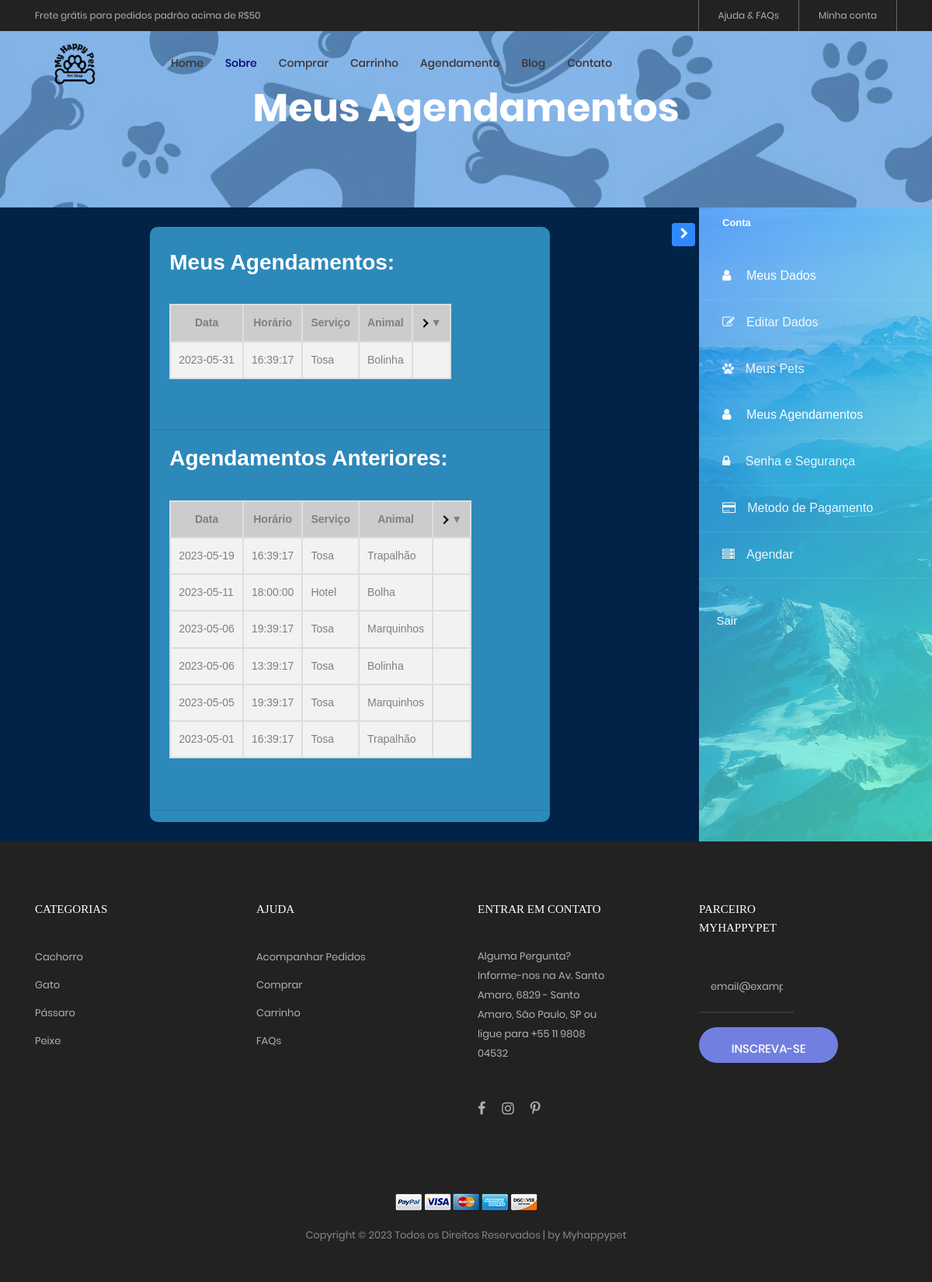
The app's page /meus_agendamentos.php (signed in) with its own data.
### tables this page shows
CREATE TABLE `agendamento` (
  `idAgendamento` int(10) NOT NULL,
  `id_cliente` int(10) DEFAULT NULL,
  `id_animal` int(10) DEFAULT NULL,
  `id_horario` int(10) DEFAULT NULL
);

CREATE TABLE `horarios_disponiveis` (
  `idHorario` int(10) NOT NULL,
  `id_funcionario` int(10) DEFAULT NULL,
  `data` date DEFAULT NULL,
  `horario` time DEFAULT NULL,
  `reservado` tinyint(1) DEFAULT NULL,
  `servico` varchar(50) DEFAULT NULL
);

CREATE TABLE `cadastro_pet` (
  `idPet` int(10) NOT NULL,
  `id_cliente` int(10) DEFAULT NULL,
  `nome_pet` varchar(50) DEFAULT NULL,
  `raca` varchar(20) DEFAULT NULL,
  `sexo_pet` varchar(50) DEFAULT NULL,
  `cor_pet` varchar(20) DEFAULT NULL,
  `data_nasc_pet` date DEFAULT NULL,
  `peso_pet` float(4,2) DEFAULT NULL,
  `data_cad_pet` datetime DEFAULT NULL
);

### meus_agendamentos.php (the view, shortened to what this page needs)
<?php
include_once('php/conexao.php');
?>
<?php
$id = $_SESSION['idCliente'];
?>
<!DOCTYPE html>
<html lang="pt-br">
<head>
	<link rel="stylesheet" type="text/css" href="vendor/bootstrap/css/bootstrap.min.css">
	<link rel="stylesheet" type="text/css" href="fonts/font-awesome-4.7.0/css/font-awesome.min.css">
	<link rel="stylesheet" type="text/css" href="fonts/iconic/css/material-design-iconic-font.min.css">
	<link rel="stylesheet" type="text/css" href="fonts/linearicons-v1.0.0/icon-font.min.css">
	<link rel="stylesheet" type="text/css" href="vendor/animate/animate.css">
	<link rel="stylesheet" type="text/css" href="vendor/css-hamburgers/hamburgers.min.css">
	<link rel="stylesheet" type="text/css" href="vendor/animsition/css/animsition.min.css">
	<link rel="stylesheet" type="text/css" href="vendor/select2/select2.min.css">
	<link rel="stylesheet" type="text/css" href="vendor/daterangepicker/daterangepicker.css">
	<link rel="stylesheet" type="text/css" href="vendor/slick/slick.css">
	<link rel="stylesheet" type="text/css" href="vendor/MagnificPopup/magnific-popup.css">
	<link rel="stylesheet" type="text/css" href="vendor/perfect-scrollbar/perfect-scrollbar.css">
	<link rel="stylesheet" type="text/css" href="css/util.css">
	<link rel="stylesheet" type="text/css" href="css/main.css">
	<link rel="stylesheet" href="https://stackpath.bootstrapcdn.com/font-awesome/4.7.0/css/font-awesome.min.css">
	<link rel="stylesheet" href="css/joao.css">
	<link rel="stylesheet" href="assets/css/style.css">
	<link rel="stylesheet" href="https://cdnjs.cloudflare.com/ajax/libs/animate.css/4.1.1/animate.min.css" />
	<link rel="stylesheet" type="text/css" href="vendor/bootstrap/css/boot.css" />
	<link rel="stylesheet" href="./css/style.css" />
</head>
<body class="animsition">
	<header>
		<div class="container-menu-desktop">
			<div class="top-bar">
				<div class="content-topbar flex-sb-m h-full container">
					<div class="left-top-bar">
						Frete grátis para pedidos padrão acima de R$50
					</div>
					<div class="right-top-bar flex-w h-full">
						<a href="ajuda.html" class="flex-c-m trans-04 p-lr-25">
							Ajuda & FAQs
						</a>
						<a href="php/checa_login.php" class="flex-c-m trans-04 p-lr-25">
							Minha conta
						</a>
					</div>
				</div>
			</div>
			<div class="wrap-menu-desktop">
				<nav class="limiter-menu-desktop container">
					<a href="index.html" class="logo">
						<img src="images/icons/logo.png" alt="IMG-LOGO">
					</a>
					<div class="menu-desktop">
						<ul class="main-menu">
							<li>
								<a href="index.html">Home</a>
							</li>
							<li class="active-menu">
								<a href="sobre.html">Sobre</a>
							</li>
							<li>
								<a href="comprar.html">Comprar</a>
							</li>
							<li>
								<a href="carrinho.html">Carrinho</a>
							</li>
							<li>
								<a href="agendamento.php">Agendamento</a>
							</li>
							<li>
								<a href="blog.html">Blog</a>
							</li>
							<li>
								<a href="contato.html">Contato</a>
							</li>
						</ul>
					</div>
				</nav>
			</div>
		</div>
	</header>
	<section class="bg-img1 txt-center p-lr-15 p-tb-92" style="background-image: url('images/bg-01.jpg');">
		<h2 class="ltext-105 cl0 txt-center">
			Meus Agendamentos
		</h2>
	</section>
	<div class="wrapper d-flex align-items-stretch">
		<nav id="sidebar" class="order-last" class="img" style="background-image: url(images/bg_1.jpg);">
			<div class="custom-menu">
				<button type="button" id="sidebarCollapse" class="btn btn-primary">
				</button>
			</div>
			<div class="">
				<h1><a href="index.html" class="logo"><span>Conta</span></a></h1>
				<ul class="list-unstyled components mb-5">
					<li class="active">
						<a href="meus_dados.php"><span class="fa fa-user mr-3"></span> Meus Dados</a>
					</li>
					<li>
						<a href="editar_dados.php"><span class="fa fa-edit mr-3"></span>Editar Dados</a>
					</li>
					<li>
						<a href="meus_pet.php"><span class="fa fa-paw mr-3"></span>Meus Pets</a>
					</li>
          <li class="active">
						<a href="meus_agendamentos.php"><span class="fa fa-user mr-3"></span> Meus Agendamentos</a>
					</li>
					<li>
						<a href="senha_seguranca.php"><span class="fa fa-lock mr-3"></span> Senha e Segurança</a>
					</li>
					<li>
						<a href="cartao.php"><span class="fa fa-credit-card mr-3"></span>Metodo de Pagamento</a>
					</li>
					<li>
						<a href="agendamento.php"><span class="fa fa-server mr-3"></span>Agendar</a>
					</li>
				</ul>
				<div class="mb-5 px-4">
					<a href="php/proc_logout.php" class="subscribe-form">
						<h3 class="h6 mb-3">Sair</h3>
					</a>
				</div>
			</div>
		</nav><br><br><br>
		<div class="wrapper d-flex justify-content-center" style="padding: 25px">
      <?php
        $select_agendamentos = "SELECT * FROM agendamento
        INNER JOIN cliente on id_cliente = idCliente
        INNER JOIN cadastro_pet on id_animal = idPet
        INNER JOIN horarios_disponiveis on id_horario = idHorario
        WHERE idCliente = $id AND data >= CURDATE()
        ORDER BY data ASC;";
        $querry_agendamentos = mysqli_query($conn, $select_agendamentos);
        $select_agendamentos_anterior = "SELECT * FROM agendamento
        INNER JOIN cliente on id_cliente = idCliente
        INNER JOIN cadastro_pet on id_animal = idPet
        INNER JOIN horarios_disponiveis on id_horario = idHorario
        WHERE idCliente = $id AND data < CURDATE()
        ORDER BY data DESC;";
        $querry_agendamentos_anterior = mysqli_query($conn, $select_agendamentos_anterior);
        if ($querry_agendamentos -> num_rows > 0){
          echo "<div id='div' style='width: 515px !important; margin-left: 0% !important'><br>";
          echo "<h2 id= agend>Meus Agendamentos:</h2><br>";
          echo "<table class='table-responsive'>
            <thead>
              <tr class='accordion'>
                <th>Data</th>
                <th>Horário</th>
                <th>Serviço</th>
                <th>Animal</th>
                <th class='toggle-arrow'>▼</th>
              </tr>
            </thead>
          ";
          while ($row_agendamentos = mysqli_fetch_assoc($querry_agendamentos)) {
            echo('
            <tbody class="visible">
              <tr>
                <td>'. $row_agendamentos["data"] .'</td>
                <td>'. $row_agendamentos["horario"] .'</td>
                <td>'. $row_agendamentos["servico"] .'</td>
                <td>'. $row_agendamentos["nome_pet"] .'</td>
                <td></td>
              </tr>
            </tbody>
              ');
          }
          echo "</table>
          <br><br>";
          echo "<hr>";
          echo "<h2 id= agend>Agendamentos Anteriores:</h2><br>";
          echo "<table class='table-responsive'>
            <thead>
              <tr class='accordion'>
                <th>Data</th>
                <th>Horário</th>
                <th>Serviço</th>
                <th>Animal</th>
                <th class='toggle-arrow'>▼</th>
              </tr>
            </thead>
          ";
          while ($row_agendamentos_anterior = mysqli_fetch_assoc($querry_agendamentos_anterior)) {
            echo('
            <tbody class="visible">
              <tr>
                <td>'. $row_agendamentos_anterior["data"] .'</td>
                <td>'. $row_agendamentos_anterior["horario"] .'</td>
                <td>'. $row_agendamentos_anterior["servico"] .'</td>
                <td>'. $row_agendamentos_anterior["nome_pet"] .'</td>
                <td></td>
              </tr>
            </tbody>
              ');
          }
          echo "</table>
          <br><br>";
          echo "<hr>";
          echo "</div>";
        }
        else{
          echo "<h2 style='color: white;'>Nenhum agendamento encontrado.</h2>";
        }
      ?>
				</div>
			</div>
	<footer class="bg3 p-t-75 p-b-32">
		<div class="container">
			<div class="row">
				<div class="col-sm-6 col-lg-3 p-b-50">
					<h4 class="stext-301 cl0 p-b-30">
						Categorias
					</h4>
					<ul>
						<li class="p-b-10">
							<a href="#" class="stext-107 cl7 hov-cl1 trans-04">
								Cachorro
							</a>
						</li>
						<li class="p-b-10">
							<a href="#" class="stext-107 cl7 hov-cl1 trans-04">
								Gato
							</a>
						</li>
						<li class="p-b-10">
							<a href="#" class="stext-107 cl7 hov-cl1 trans-04">
								Pássaro
							</a>
						</li>
						<li class="p-b-10">
							<a href="#" class="stext-107 cl7 hov-cl1 trans-04">
								Peixe
							</a>
						</li>
					</ul>
				</div>
				<div class="col-sm-6 col-lg-3 p-b-50">
					<h4 class="stext-301 cl0 p-b-30">
						Ajuda
					</h4>
					<ul>
						<li class="p-b-10">
							<a href="#" class="stext-107 cl7 hov-cl1 trans-04">
								Acompanhar Pedidos
							</a>
						</li>
						<li class="p-b-10">
							<a href="#" class="stext-107 cl7 hov-cl1 trans-04">
								Comprar
							</a>
						</li>
						<li class="p-b-10">
							<a href="#" class="stext-107 cl7 hov-cl1 trans-04">
								Carrinho
							</a>
						</li>
						<li class="p-b-10">
							<a href="#" class="stext-107 cl7 hov-cl1 trans-04">
								FAQs
							</a>
						</li>
					</ul>
				</div>
				<div class="col-sm-6 col-lg-3 p-b-50">
					<h4 class="stext-301 cl0 p-b-30">
						Entrar em contato
					</h4>
					<p class="stext-107 cl7 size-201">
						Alguma Pergunta? Informe-nos na Av. Santo Amaro, 6829 - Santo Amaro, São Paulo, SP ou ligue para
						+55 11 9808 04532
					</p>
					<div class="p-t-27">
						<a href="#" class="fs-18 cl7 hov-cl1 trans-04 m-r-16">
							<i class="fa fa-facebook"></i>
						</a>
						<a href="#" class="fs-18 cl7 hov-cl1 trans-04 m-r-16">
							<i class="fa fa-instagram"></i>
						</a>
						<a href="#" class="fs-18 cl7 hov-cl1 trans-04 m-r-16">
							<i class="fa fa-pinterest-p"></i>
						</a>
					</div>
				</div>
				<div class="col-sm-6 col-lg-3 p-b-50">
					<h4 class="stext-301 cl0 p-b-30">
						Parceiro Myhappypet
					</h4>
					<form>
						<div class="wrap-input1 w-full p-b-4">
							<input class="input1 bg-none plh1 stext-107 cl7" type="text" name="email"
								placeholder="email@example.com">
						</div>
						<div class="p-t-18">
							<button class="flex-c-m stext-101 cl0 size-103 bg1 bor1 hov-btn2 p-lr-15 trans-04">
								Inscreva-se
							</button>
						</div>
					</form>
				</div>
			</div>
			<div class="p-t-40">
				<div class="flex-c-m flex-w p-b-18">
					<a href="#" class="m-all-1">
						<img src="images/icons/icon-pay-01.png" alt="ICON-PAY">
					</a>
					<a href="#" class="m-all-1">
						<img src="images/icons/icon-pay-02.png" alt="ICON-PAY">
					</a>
					<a href="#" class="m-all-1">
						<img src="images/icons/icon-pay-03.png" alt="ICON-PAY">
					</a>
					<a href="#" class="m-all-1">
						<img src="images/icons/icon-pay-04.png" alt="ICON-PAY">
					</a>
					<a href="#" class="m-all-1">
						<img src="images/icons/icon-pay-05.png" alt="ICON-PAY">
					</a>
				</div>
				<p class="stext-107 cl6 txt-center">
					Copyright &copy;
					<script>document.write(new Date().getFullYear());</script> Todos os Direitos Reservados | by
					Myhappypet</a>
				</p>
			</div>
		</div>
	</footer>
</body>
</html>

### css/main.css (style rules this page uses)
.container { max-width: 1380px; }
@media (max-width: 1600px) { .container { max-width: 1200px; } }
.container-menu-desktop { height: auto; width: 100%; position: relative; -webkit-transition: all 0.3s; -o-transition: all 0.3s; -moz-transition: all 0.3s; transition: all 0.3s; }
.top-bar { height: 40px; background-color: #222; }
.left-top-bar { font-family: Poppins-Regular; font-size: 12px; line-height: 1.8; color: #b2b2b2; }
.right-top-bar a { font-family: Poppins-Regular; font-size: 12px; line-height: 1.8; height: 100%; color: #b2b2b2; border-right: 1px solid rgba(255,255,255,0.3); }
.right-top-bar a:first-child { border-left: 1px solid rgba(255,255,255,0.3); }
.wrap-menu-desktop { position: fixed; z-index: 1100; background-color: transparent; width: 100%; height: 84px; top: 40px; left: 0px; -webkit-transition: height 0.3s, background-color 0.3s; -o-transition: height 0.3s, background-color 0.3s; -moz-transition: height 0.3s, background-color 0.3s; transition: height 0.3s, background-color 0.3s; }
.limiter-menu-desktop { height: 100%; display: -webkit-box; display: -webkit-flex; display: -moz-box; display: -ms-flexbox; display: flex; align-items: center; background-color: transparent; }
.logo { display: -webkit-box; display: -webkit-flex; display: -moz-box; display: -ms-flexbox; display: flex; align-items: center; height: 65%; margin-right: 55px; }
.logo img { max-width: 100%; max-height: 100%; }
.menu-desktop { display: -webkit-box; display: -webkit-flex; display: -moz-box; display: -ms-flexbox; display: flex; align-items: center; height: 100%; }
.main-menu { list-style-type: none; margin: 0; display: -webkit-box; display: -webkit-flex; display: -moz-box; display: -ms-flexbox; display: flex; align-items: center; }
.main-menu > li { display: block; position: relative; padding: 20px 10px 20px 0px; margin: 0px 4px 0px 14px; }
.main-menu > li > a { font-family: Poppins-Medium; color: #3b3232; padding: 5px 0px; transition: all 0.4s; -webkit-transition: all 0.4s; -o-transition: all 0.4s; -moz-transition: all 0.4s; }
.main-menu > li.active-menu > a { color: #00026d; }
.cl0 { color: #fff; }
.cl6 { color: #888; }
.cl7 { color: #b2b2b2; }
.stext-101 { font-family: Poppins-Medium; font-size: 15px; line-height: 1.466667; text-transform: uppercase; }
.stext-107 { font-family: Poppins-Regular; font-size: 13px; line-height: 1.923; }
.stext-301 { font-family: Montserrat-Bold; font-size: 15px; line-height: 1.6; text-transform: uppercase; }
.ltext-105 { font-family: Poppins-Bold; font-size: 50px; line-height: 1.1; }
.size-103 { min-width: 179px; height: 46px; }
.size-201 { max-width: 270px; }
.bg-none { background-color: transparent; }
.bg1 { background-color: #717fe0; }
.bg3 { background-color: #222; }
.bg-img1 { background-size: cover; background-position: center center; background-repeat: no-repeat; }
.bor1 { border-radius: 23px; }
.wrap-input1 { position: relative; border-bottom: 2px solid rgba(204,204,204, 0.1); }
.input1 { background-color: transparent; width: 100%; }

### css/style.css (style rules this page uses)
body { background-color: var(--bodyColor); }
.wrapper { display: grid; background-color: #012348; }

### records on screen
agendamento: id_horario.data "2023-05-31", id_horario.horario "16:39:17", id_horario.servico "Tosa", id_animal.nome_pet "Bolinha"
agendamento: id_horario.data "2023-05-19", id_horario.horario "16:39:17", id_horario.servico "Tosa", id_animal.nome_pet "Trapalhão"
agendamento: id_horario.data "2023-05-11", id_horario.horario "18:00:00", id_horario.servico "Hotel", id_animal.nome_pet "Bolha"
agendamento: id_horario.data "2023-05-06", id_horario.horario "19:39:17", id_horario.servico "Tosa", id_animal.nome_pet "Marquinhos"
agendamento: id_horario.data "2023-05-06", id_horario.horario "13:39:17", id_horario.servico "Tosa", id_animal.nome_pet "Bolinha"
agendamento: id_horario.data "2023-05-05", id_horario.horario "19:39:17", id_horario.servico "Tosa", id_animal.nome_pet "Marquinhos"
agendamento: id_horario.data "2023-05-01", id_horario.horario "16:39:17", id_horario.servico "Tosa", id_animal.nome_pet "Trapalhão"
